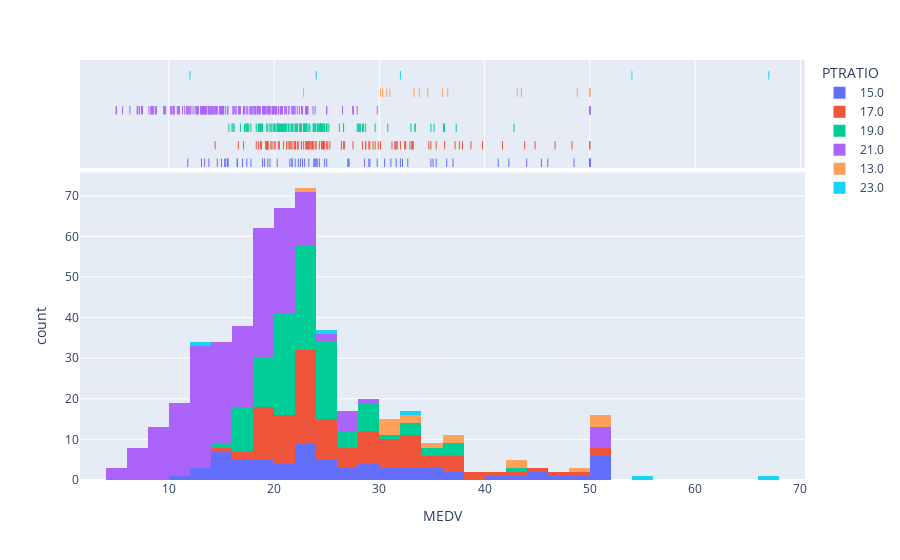

The code cell stored with this chart in its notebook:
### Markdown cell above
#### below graph shows dependacy of price and pupil rate in town

### Code cell
px.histogram(data[["MEDV", "PTRATIO"]], x="MEDV", color="PTRATIO", marginal="rug")

### Figure 1 — Plotly figure (JSON) as saved in the notebook; plotly's stock layout.template omitted (floating-point values rounded to 4 significant figures; data arrays with more than 128 entries replaced by an {"elided": "..."} marker saying what was removed)
{"data": [{"alignmentgroup": "True", "bingroup": "x", "hovertemplate": "PTRATIO=15.0<br>MEDV=%{x}<br>count=%{y}<extra></extra>", "legendgroup": "15.0", "marker": {"color": "#636efa", "pattern": {"shape": ""}}, "name": "15.0", "offsetgroup": "15.0", "orientation": "v", "showlegend": true, "type": "histogram", "x": [24, 22.9, 27.1, 16.5, 18.9, 15, 18.9, 21.7, 31.6, 13.4, 15.6, 11.8, 13.8, 15.6, 14.6, 17.8, 15.4, 21.5, 19.6, 15.3, 19.4, 17, 15.6, 13.1, 41.3, 24.3, 23.3, 27, 50, 50, 50, 22.7, 25, 50, 23.8, 23.8, 22.3, 17.4, 19.1, 32, 29.8, 34.9, 37, 30.5, 36.4, 31.1, 29.1, 50, 24.1, 42.3, 48.5, 50, 44, 35.1, 45.4, 35.4, 46, 32.2, 22, 23.9, 21.7, 28.6, 27.1, 20.3, 22.5, 29, 24.8, 32.7, 16.5], "xaxis": "x", "yaxis": "y"}, {"alignmentgroup": "True", "boxpoints": "all", "fillcolor": "rgba(255,255,255,0)", "hoveron": "points", "hovertemplate": "PTRATIO=15.0<br>MEDV=%{x}<extra></extra>", "jitter": 0, "legendgroup": "15.0", "line": {"color": "rgba(255,255,255,0)"}, "marker": {"color": "#636efa", "symbol": "line-ns-open"}, "name": "15.0", "offsetgroup": "15.0", "showlegend": false, "type": "box", "x": [24, 22.9, 27.1, 16.5, 18.9, 15, 18.9, 21.7, 31.6, 13.4, 15.6, 11.8, 13.8, 15.6, 14.6, 17.8, 15.4, 21.5, 19.6, 15.3, 19.4, 17, 15.6, 13.1, 41.3, 24.3, 23.3, 27, 50, 50, 50, 22.7, 25, 50, 23.8, 23.8, 22.3, 17.4, 19.1, 32, 29.8, 34.9, 37, 30.5, 36.4, 31.1, 29.1, 50, 24.1, 42.3, 48.5, 50, 44, 35.1, 45.4, 35.4, 46, 32.2, 22, 23.9, 21.7, 28.6, 27.1, 20.3, 22.5, 29, 24.8, 32.7, 16.5], "xaxis": "x2", "yaxis": "y2"}, {"alignmentgroup": "True", "bingroup": "x", "hovertemplate": "PTRATIO=17.0<br>MEDV=%{x}<br>count=%{y}<extra></extra>", "legendgroup": "17.0", "marker": {"color": "#EF553B", "pattern": {"shape": ""}}, "name": "17.0", "offsetgroup": "17.0", "orientation": "v", "showlegend": true, "type": "histogram", "x": [21.6, 34.7, 26.6, 25.3, 24.7, 21.2, 19.3, 20, 16.6, 14.4, 19.4, 19.7, 20.5, 25, 23.4, 35.4, 24.7, 23.5, 19.4, 23.6, 28.7, 22.6, 22, 28.4, 21.4, 38.7, 43.8, 33.2, 22.8, 18.8, 18.7, 18.5, 18.3, 21.2, 19.2, 20.4, 19.3, 23.1, 23.6, 22.6, 29.4, 23.2, 24.6, 29.9, 37.2, 39.8, 36.2, 37.9, 32.5, 26.4, 29.6, 50, 34.9, 32.9, 23.3, 28.7, 21.5, 23, 26.7, 21.7, 27.5, 30.1, 44.8, 50, 37.6, 31.6, 46.7, 31.5, 24.3, 31.7, 41.7, 48.3, 29, 24, 25.1, 31.5, 23.7, 23.3, 22, 20.1, 22.2, 23.7, 21.9, 20.9, 32.4, 32, 33.2, 33.1, 29.1, 23.2, 22.3, 24.8, 22, 26.4, 33.1, 19.3, 22.6, 19.8, 17.1, 19.4, 23.9, 31.2, 23.1, 24.5, 30.1], "xaxis": "x", "yaxis": "y"}, {"alignmentgroup": "True", "boxpoints": "all", "fillcolor": "rgba(255,255,255,0)", "hoveron": "points", "hovertemplate": "PTRATIO=17.0<br>MEDV=%{x}<extra></extra>", "jitter": 0, "legendgroup": "17.0", "line": {"color": "rgba(255,255,255,0)"}, "marker": {"color": "#EF553B", "symbol": "line-ns-open"}, "name": "17.0", "offsetgroup": "17.0", "showlegend": false, "type": "box", "x": [21.6, 34.7, 26.6, 25.3, 24.7, 21.2, 19.3, 20, 16.6, 14.4, 19.4, 19.7, 20.5, 25, 23.4, 35.4, 24.7, 23.5, 19.4, 23.6, 28.7, 22.6, 22, 28.4, 21.4, 38.7, 43.8, 33.2, 22.8, 18.8, 18.7, 18.5, 18.3, 21.2, 19.2, 20.4, 19.3, 23.1, 23.6, 22.6, 29.4, 23.2, 24.6, 29.9, 37.2, 39.8, 36.2, 37.9, 32.5, 26.4, 29.6, 50, 34.9, 32.9, 23.3, 28.7, 21.5, 23, 26.7, 21.7, 27.5, 30.1, 44.8, 50, 37.6, 31.6, 46.7, 31.5, 24.3, 31.7, 41.7, 48.3, 29, 24, 25.1, 31.5, 23.7, 23.3, 22, 20.1, 22.2, 23.7, 21.9, 20.9, 32.4, 32, 33.2, 33.1, 29.1, 23.2, 22.3, 24.8, 22, 26.4, 33.1, 19.3, 22.6, 19.8, 17.1, 19.4, 23.9, 31.2, 23.1, 24.5, 30.1], "xaxis": "x2", "yaxis": "y2"}, {"alignmentgroup": "True", "bingroup": "x", "hovertemplate": "PTRATIO=19.0<br>MEDV=%{x}<br>count=%{y}<extra></extra>", "legendgroup": "19.0", "marker": {"color": "#00cc96", "pattern": {"shape": ""}}, "name": "19.0", "offsetgroup": "19.0", "orientation": "v", "showlegend": true, "type": "histogram", "x": [33.4, 36.2, 28.7, 18.9, 20, 21, 24.7, 30.8, 34.9, 23.3, 19.6, 18.7, 16, 22.2, 25, 33, 22, 17.4, 20.9, 24.2, 21.7, 22.8, 23.4, 24.1, 21.4, 20, 20.8, 21.2, 20.3, 28, 23.9, 24.8, 22.9, 23.9, 26.6, 22.5, 22.2, 22.9, 25, 20.6, 22, 20.3, 20.5, 17.3, 18.8, 21.4, 15.7, 22.6, 24.4, 22.5, 24.4, 20, 21.7, 19.3, 22.4, 28.1, 23.7, 25, 17.6, 18.5, 24.3, 20.5, 24.5, 26.2, 24.4, 24.8, 29.6, 42.8, 20.7, 21.1, 25.2, 24.4, 35.2, 20.1, 28.5, 37.3, 27.9, 36.1, 28.4, 33.4, 28.2, 22.8, 20.3, 16.1, 22.1, 19.4, 21.6, 23.8, 16.2, 17.8, 19.8, 23.1, 21, 23.8, 23.1, 20.4, 18.5, 25, 24.6, 23, 22.2, 17.5, 17.2, 26.6, 22.9, 24.1, 18.6, 21.8, 24.5, 23.1, 19.7, 18.3, 21.2, 17.5, 16.8], "xaxis": "x", "yaxis": "y"}, {"alignmentgroup": "True", "boxpoints": "all", "fillcolor": "rgba(255,255,255,0)", "hoveron": "points", "hovertemplate": "PTRATIO=19.0<br>MEDV=%{x}<extra></extra>", "jitter": 0, "legendgroup": "19.0", "line": {"color": "rgba(255,255,255,0)"}, "marker": {"color": "#00cc96", "symbol": "line-ns-open"}, "name": "19.0", "offsetgroup": "19.0", "showlegend": false, "type": "box", "x": [33.4, 36.2, 28.7, 18.9, 20, 21, 24.7, 30.8, 34.9, 23.3, 19.6, 18.7, 16, 22.2, 25, 33, 22, 17.4, 20.9, 24.2, 21.7, 22.8, 23.4, 24.1, 21.4, 20, 20.8, 21.2, 20.3, 28, 23.9, 24.8, 22.9, 23.9, 26.6, 22.5, 22.2, 22.9, 25, 20.6, 22, 20.3, 20.5, 17.3, 18.8, 21.4, 15.7, 22.6, 24.4, 22.5, 24.4, 20, 21.7, 19.3, 22.4, 28.1, 23.7, 25, 17.6, 18.5, 24.3, 20.5, 24.5, 26.2, 24.4, 24.8, 29.6, 42.8, 20.7, 21.1, 25.2, 24.4, 35.2, 20.1, 28.5, 37.3, 27.9, 36.1, 28.4, 33.4, 28.2, 22.8, 20.3, 16.1, 22.1, 19.4, 21.6, 23.8, 16.2, 17.8, 19.8, 23.1, 21, 23.8, 23.1, 20.4, 18.5, 25, 24.6, 23, 22.2, 17.5, 17.2, 26.6, 22.9, 24.1, 18.6, 21.8, 24.5, 23.1, 19.7, 18.3, 21.2, 17.5, 16.8], "xaxis": "x2", "yaxis": "y2"}, {"alignmentgroup": "True", "bingroup": "x", "hovertemplate": "PTRATIO=21.0<br>MEDV=%{x}<br>count=%{y}<extra></extra>", "legendgroup": "21.0", "marker": {"color": "#ab63fa", "pattern": {"shape": ""}}, "name": "21.0", "offsetgroup": "21.0", "orientation": "v", "showlegend": true, "type": "histogram", "x": {"elided": "201 float values"}, "xaxis": "x", "yaxis": "y"}, {"alignmentgroup": "True", "boxpoints": "all", "fillcolor": "rgba(255,255,255,0)", "hoveron": "points", "hovertemplate": "PTRATIO=21.0<br>MEDV=%{x}<extra></extra>", "jitter": 0, "legendgroup": "21.0", "line": {"color": "rgba(255,255,255,0)"}, "marker": {"color": "#ab63fa", "symbol": "line-ns-open"}, "name": "21.0", "offsetgroup": "21.0", "showlegend": false, "type": "box", "x": {"elided": "201 float values"}, "xaxis": "x2", "yaxis": "y2"}, {"alignmentgroup": "True", "bingroup": "x", "hovertemplate": "PTRATIO=13.0<br>MEDV=%{x}<br>count=%{y}<extra></extra>", "legendgroup": "13.0", "marker": {"color": "#FFA15A", "pattern": {"shape": ""}}, "name": "13.0", "offsetgroup": "13.0", "orientation": "v", "showlegend": true, "type": "histogram", "x": [33.3, 30.3, 34.6, 50, 36, 30.1, 33.8, 43.1, 48.8, 31, 36.5, 22.8, 30.7, 50, 43.5, 50], "xaxis": "x", "yaxis": "y"}, {"alignmentgroup": "True", "boxpoints": "all", "fillcolor": "rgba(255,255,255,0)", "hoveron": "points", "hovertemplate": "PTRATIO=13.0<br>MEDV=%{x}<extra></extra>", "jitter": 0, "legendgroup": "13.0", "line": {"color": "rgba(255,255,255,0)"}, "marker": {"color": "#FFA15A", "symbol": "line-ns-open"}, "name": "13.0", "offsetgroup": "13.0", "showlegend": false, "type": "box", "x": [33.3, 30.3, 34.6, 50, 36, 30.1, 33.8, 43.1, 48.8, 31, 36.5, 22.8, 30.7, 50, 43.5, 50], "xaxis": "x2", "yaxis": "y2"}, {"alignmentgroup": "True", "bingroup": "x", "hovertemplate": "PTRATIO=23.0<br>MEDV=%{x}<br>count=%{y}<extra></extra>", "legendgroup": "23.0", "marker": {"color": "#19d3f3", "pattern": {"shape": ""}}, "name": "23.0", "offsetgroup": "23.0", "orientation": "v", "showlegend": true, "type": "histogram", "x": [12, 32, 54, 67, 24], "xaxis": "x", "yaxis": "y"}, {"alignmentgroup": "True", "boxpoints": "all", "fillcolor": "rgba(255,255,255,0)", "hoveron": "points", "hovertemplate": "PTRATIO=23.0<br>MEDV=%{x}<extra></extra>", "jitter": 0, "legendgroup": "23.0", "line": {"color": "rgba(255,255,255,0)"}, "marker": {"color": "#19d3f3", "symbol": "line-ns-open"}, "name": "23.0", "offsetgroup": "23.0", "showlegend": false, "type": "box", "x": [12, 32, 54, 67, 24], "xaxis": "x2", "yaxis": "y2"}], "layout": {"barmode": "relative", "legend": {"title": {"text": "PTRATIO"}, "tracegroupgap": 0}, "margin": {"t": 60}, "xaxis": {"anchor": "y", "domain": [0, 1], "title": {"text": "MEDV"}}, "xaxis2": {"anchor": "y2", "domain": [0, 1], "matches": "x", "showgrid": true, "showticklabels": false}, "yaxis": {"anchor": "x", "domain": [0, 0.7326], "title": {"text": "count"}}, "yaxis2": {"anchor": "x2", "domain": [0.7426, 1], "matches": "y2", "showgrid": false, "showline": false, "showticklabels": false, "ticks": ""}}}
